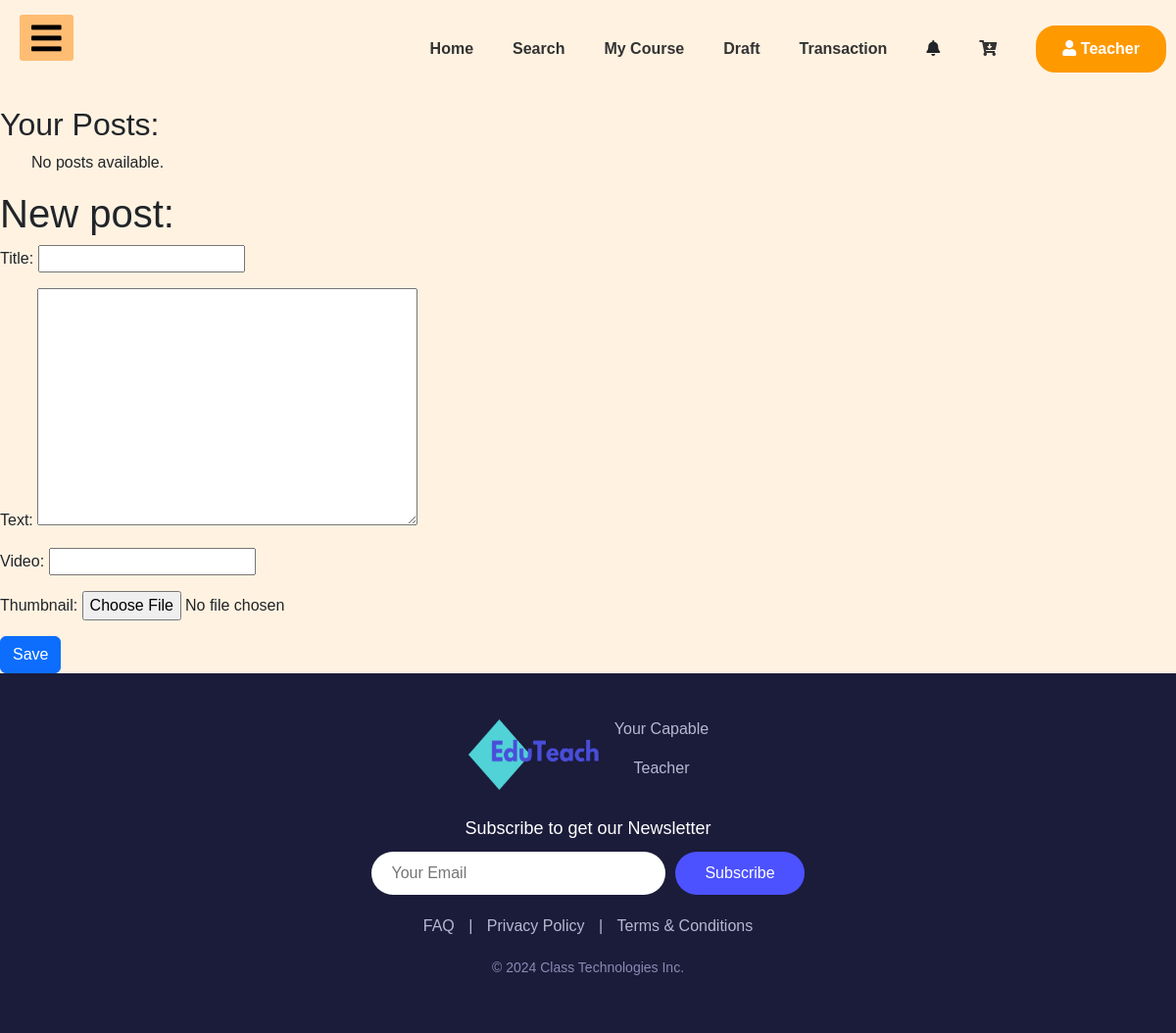
Page /courses_app/post/new/ (signed in) on the earlier database version.
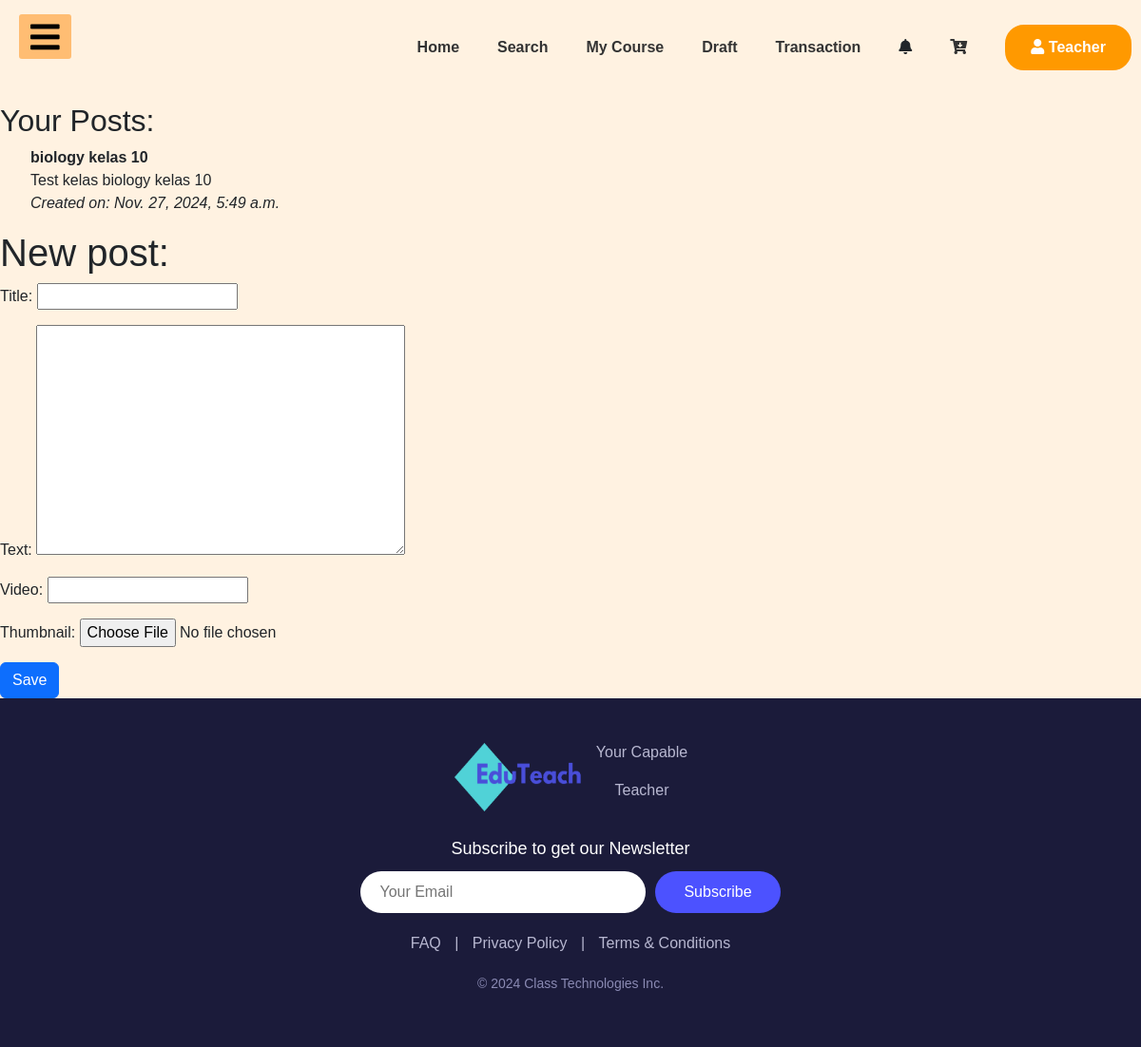
Same page on the later database version.
### courses_app/models.py (models this page shows, shortened)
class Post(models.Model):
    author = models.ForeignKey(Teacher, on_delete=models.CASCADE)
    title = models.CharField(max_length=200)
    text = models.TextField()
    created_date = models.DateTimeField(default=timezone.now)
    thumbnail = models.ImageField(upload_to='thumbnail',blank=True)
    video = EmbedVideoField(blank=True, null=True)  # Tambahkan field untuk video
    published_date = models.DateTimeField(blank=True, null=True)

### courses_app/views.py (the view, shortened to what this page needs)
# urls.py: path('post/new/', views.PostCreateView.as_view(), name='post_new'),
class PostCreateView(LoginRequiredMixin, CreateView):
    login_url = '/login/'
    form_class = PostForm
    model = Post
    template_name = 'courses_app/post_form.html'  # Pastikan Anda menentukan template yang tepat
    def get_context_data(self, **kwargs):
        context = super().get_context_data(**kwargs)
        teacher = Teacher.objects.get(user=self.request.user)
        context['posts'] = Post.objects.filter(author=teacher).order_by('-created_date')  # Mengurutkan berdasarkan tanggal pembuatan terbaru
        return context

### courses_app/forms.py
class PostForm(forms.ModelForm):
    class Meta:
        model = Post
        fields = ('title', 'text', 'video','thumbnail' )
        widgets = {
            'title': forms.TextInput(attrs={'class':'textinputclass'}),
        }

### courses_app/templates/courses_app/post_form.html (shortened to what this page needs)
{% extends 'dashboard_app/base_dashboard_teacher.html' %}
{% block body_block %}
<h2>Your Posts:</h2>
<ul>
    {% for post in posts %}
        <li>
            <strong>{{ post.title }}</strong><br>
            {{ post.text|truncatewords:20 }}
            <br>
            <em>Created on: {{ post.created_date }}</em>
        </li>
    {% empty %}
        <li>No posts available.</li>
    {% endfor %}
</ul>
<h1>New post: </h1>
<form method="POST" class="post-form">
    {{ form.as_p }}
    <button class="btn btn-primary save" type="submit">Save</button>
</form>
{% endblock %}

Differences in the rows shown:
added Post: title "biology kelas 10", text "Test kelas biology kelas 10", created_date "Nov. 27, 2024, 5:49 a.m."
Other differences:
text no longer shown: "No posts available."
